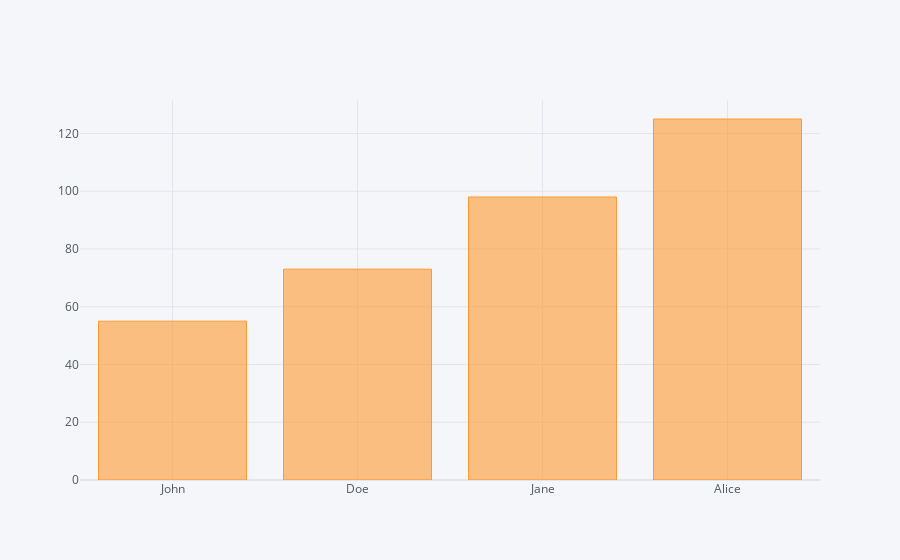

Notebook code cell kept with this figure:
### Code cell
df2.iplot(kind='bar',x='Category',y='Values')

### Figure 1 — Plotly figure (JSON) as saved in the notebook; plotly's stock layout.template omitted (floating-point values rounded to 4 significant figures)
{"data": [{"marker": {"color": "rgba(255, 153, 51, 0.6)", "line": {"color": "rgba(255, 153, 51, 1.0)", "width": 1}}, "name": "Values", "orientation": "v", "text": "", "type": "bar", "x": ["John", "Doe", "Jane", "Alice"], "y": [55, 73, 98, 125]}], "layout": {"legend": {"bgcolor": "#F5F6F9", "font": {"color": "#4D5663"}}, "paper_bgcolor": "#F5F6F9", "plot_bgcolor": "#F5F6F9", "title": {"font": {"color": "#4D5663"}}, "xaxis": {"gridcolor": "#E1E5ED", "showgrid": true, "tickfont": {"color": "#4D5663"}, "title": {"font": {"color": "#4D5663"}, "text": ""}, "zerolinecolor": "#E1E5ED"}, "yaxis": {"gridcolor": "#E1E5ED", "showgrid": true, "tickfont": {"color": "#4D5663"}, "title": {"font": {"color": "#4D5663"}, "text": ""}, "zerolinecolor": "#E1E5ED"}}}
